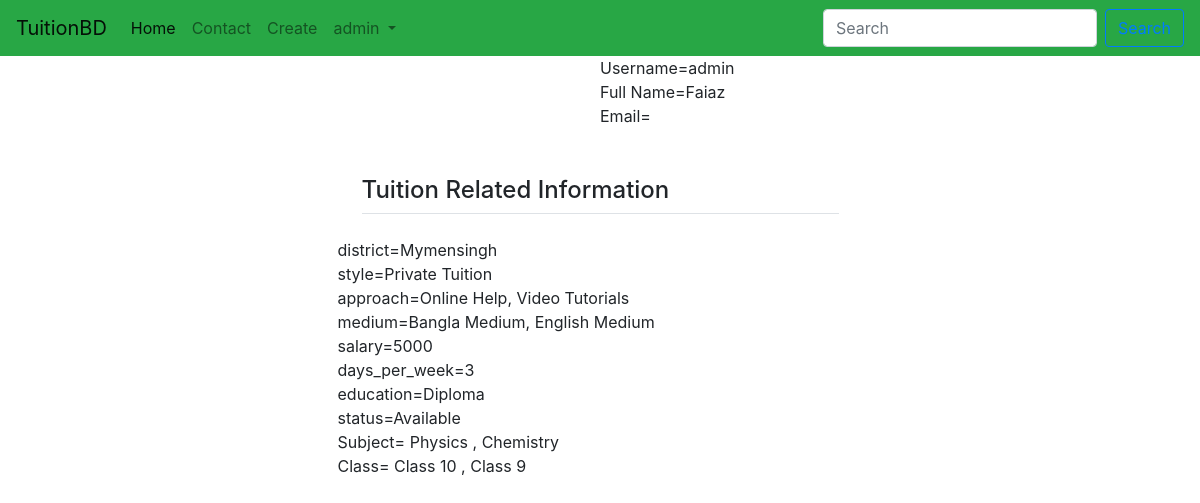
Page /session/otherprofile/admin/ on the committed database.
### session/models.py (models this page shows)
class TuitionProfile(models.Model):
    STATUS = (
        ('Available', 'Available'),
        ('Busy', 'Busy'),
    )
    Choice_style = (
        ('Group_Tuition', 'Group Tuition'),
        ('Private_Tuition', 'Private Tuition'),
    )
    Choice_Place = (
        ('Class_Rooms', 'Class Rooms'),
        ('Coaching_Center', 'Coaching Center'),
        ('Home_Visit', 'Home Visit'),
        ('My_Place', 'My Place'),
    )
    Choice_Approach = (
        ('Online_Help', 'Online Help'),
        ('Phone_Help', 'Phone Help'),
        ('Provide_Hand_Notes', 'Provide Hand_Notes'),
        ('Video_Tutorials', 'Video Tutorials'),
    )
    Choice_Medium = (
        ('Bangla_Medium', 'Bangla Medium'),
        ('English_Medium', 'English Medium'),
        ('Arabic_Medium', 'Arabic Medium'),
        ('Hindi_Medium', 'Hindi Medium'),
        ('Sports_Section', 'Sports Section'),
        ('Singing_Section', 'Singing Section'),
        ('Dance_Section', 'Dance Section'),
        ('Extra Curricular Activities', 'Extra Curricular Activities'),
        ('Language Learning', 'Language Learning'),
        ('Computer Learning', 'Computer Learning'),
    )
    user = models.OneToOneField(User, on_delete=models.CASCADE, related_name='tuitionprofile')
    district = models.ForeignKey(District, on_delete=models.SET_NULL, null=True, related_name='district')
    style = MultiSelectField(choices=Choice_style, max_choices=3, max_length=100)
    place = MultiSelectField(choices=Choice_Place,max_choices=3, max_length=100)
    approach = MultiSelectField(choices=Choice_Approach,max_choices=3, max_length=100)
    medium = MultiSelectField(choices=Choice_Medium,max_choices=3, max_length=100)
    subject = models.ManyToManyField(Subject, related_name='subjects')
    class_in = models.ManyToManyField(Class_in, related_name='classes')
    salary = models.CharField(max_length=100)
    days_per_week=models.CharField(max_length=100)
    education = models.CharField(max_length=100)
    status = models.CharField(max_length=100, choices=STATUS)

### tuition/models.py (models this page shows, shortened)
class District(models.Model):
    name=models.CharField(max_length=100)
    def __str__(self):
        return self.name

class Subject(models.Model):
    name=models.CharField(max_length=100)
    def __str__(self):
        return self.name

class Class_in(models.Model):
    name=models.CharField(max_length=100)
    def __str__(self):
        return self.name

### session/views.py (the view)
# urls.py: path('otherprofile/<str:username>/',otherprofile,name="otherprofile"),
def otherprofile(request,username):
    user=User.objects.get(username=username)
    return render (request,'session/otherprofile.html',{'user':user})

### templates/session/otherprofile.html (shortened to what this page needs)
{% extends 'basic.html' %}
{% block body %}
<div class="container">
<div class="col-md-6 offset-md-3">
<div class="media">
<div class="media-body">
Username={{user.username}} <br>
Full Name={{user.get_full_name}} <br>
Email={{user.email}} <br>
</div>
</div>
{% if user.tuitionprofile %}
<div class="my-5">
<b><h3 class="border-bottom m-4"><legend> Tuition Related Information</legend></h3></b>
district={{user.tuitionprofile.district}} <br>
style={{user.tuitionprofile.style}} <br>
approach={{user.tuitionprofile.approach}} <br>
medium={{user.tuitionprofile.medium}} <br>
salary={{user.tuitionprofile.salary}} <br>
days_per_week={{user.tuitionprofile.days_per_week}} <br>
education={{user.tuitionprofile.education}} <br>
status={{user.tuitionprofile.status}} <br>
Subject= {% for s in user.tuitionprofile.subject.all %} {{s}}
{% if not forloop.last %},{% endif %}
{% endfor %}  <br>
Class= {% for s in user.tuitionprofile.class_in.all %} {{s}}
{% if not forloop.last %},{% endif %}
{% endfor %}  <br>
</div>
{% endif %}
</div>
</div>
{% endblock body %}

### templates/basic.html (shortened to what this page needs)
<!DOCTYPE html>
<html lang="en">
<head>
  <link rel="stylesheet" href="https://cdn.jsdelivr.net/npm/bootstrap@4.5.3/dist/css/bootstrap.min.css"
 />
  {% load static %}
  {% load notifications_tags %}
</head>
<body >
  <nav class="navbar navbar-expand-lg navbar-light bg-success">
    <a class="navbar-brand" href="/">TuitionBD</a>
    <div class="collapse navbar-collapse" id="navbarSupportedContent">
      <ul class="navbar-nav mr-auto">
        <li class="nav-item active">
          <a class="nav-link" href="{% url 'homeview' %}">Home <span class="sr-only">(current)</span></a>
        </li>
        <li class="nav-item">
          <a class="nav-link" href="/tuition/contact/">Contact</a>
        </li>
        <li class="nav-item">
          <a class="nav-link" href="/tuition/create/">Create</a>
        </li>
        {% notifications_unread as unread_count %}
        {% if user.is_authenticated %}
        <li class="nav-item dropdown">
          <a class="nav-link dropdown-toggle" href="#" id="navbarDropdown" role="button" data-toggle="dropdown"
            aria-haspopup="true" aria-expanded="false">
            {{user.username}}
          </a>
        </li>
        {% endif %}
      </ul>
      <form method="post" action="/tuition/search/" class="form-inline my-2 my-lg-0">
        <input class="form-control mr-sm-2" type="search" placeholder="Search" name="search" aria-label="Search" />
        <button class="btn btn-outline-primary my-2 my-sm-0" type="submit">
        </button>
      </form>
    </div>
  </nav>
   {% block body %} {% endblock body %}
</body>
</html>

### rows in the picture
Subject: name "Physics"
Subject: name "Chemistry"
Class_in: name "Class 10"
Class_in: name "Class 9"

### other values in the picture
{{ user.username }} "admin"
{{ user.get_full_name }} "Faiaz"
{{ user.tuitionprofile.district }} "Mymensingh"
{{ user.tuitionprofile.style }} "Private Tuition"
{{ user.tuitionprofile.approach }} "Online Help, Video Tutorials"
{{ user.tuitionprofile.medium }} "Bangla Medium, English Medium"
{{ user.tuitionprofile.salary }} "5000"
{{ user.tuitionprofile.days_per_week }} "3"
{{ user.tuitionprofile.education }} "Diploma"
{{ user.tuitionprofile.status }} "Available"
